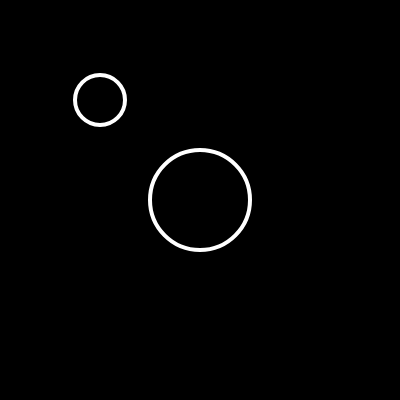
Frame 1 (no input)
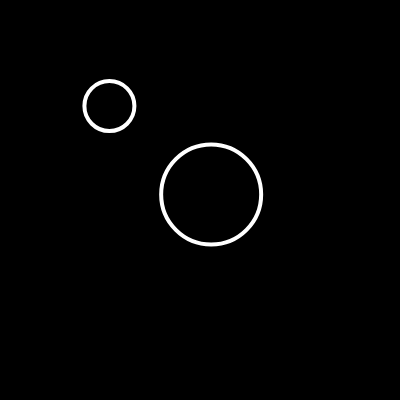
Frame 60 (no input)
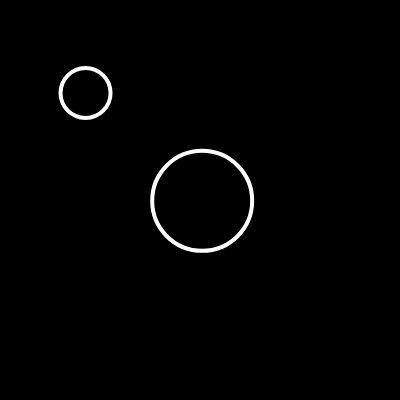
Frame 120 (the mouse pressed at the canvas centre since frame 60)

The p5.js sketch that drew these frames (run headless with seeded random() and noise() and a simulated clock; from frame 60 on, the mouse is pressed at the canvas centre):

// p5.js sketch
// ── sketch.js


var angle = 0;

//let bubble;

function setup() {
  createCanvas(400, 400);
	background(220);
	bubble1 =  new Bubble(100,100);
	bubble2 =  new Bubble(200,200,100);
  print("bb1",bubble1.x, bubble1.y);
  print("bb2",bubble2.x, bubble2.y);
}

function draw() {
  background(0);
	
	//rect(100,100,100,100)
	//rectMode(CENTER)
	//var x = map(cos(angle),-1,1,0,width);
	//var y = map(sin(angle),-1,1,0,height);
	//line(200,200,x,y);
	//ellipse(x,y,20,20);
	//angle+=0.02;
	
	
	bubble1.show();
	bubble1.move();
	
	bubble2.show();
	bubble2.move();
}

class Bubble{
	constructor(x,y, r = 50){
		this.x = x;
    this.y = y;
    this.r = r;
		//this.brightness = 0;
		
		//setGradient(50, 90, 540, 80, c1, c2, Y_AXIS);
  	//setGradient(50, 190, 540, 80, c2, c1, X_AXIS);
	}	
	
	move(){
			this.x = this.x + random(5,-5);
			this.y = this.y + random(5,-5);
	}
	
	show(){
		stroke(255);
		strokeWeight(4);
		noFill();
		ellipse(this.x,this.y,this.r,this.r);
	}
}
